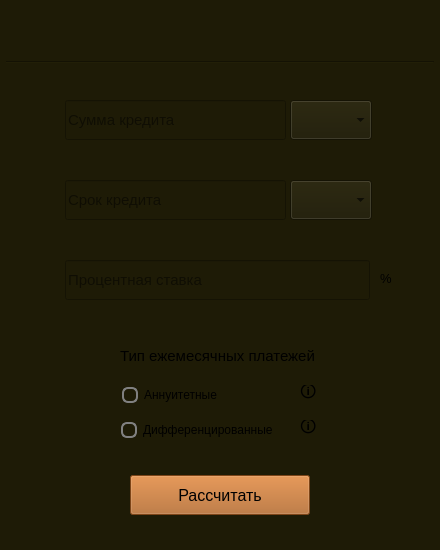
<?xml version="1.0" encoding="UTF-8"?>
<ui version="4.0">
 <class>s21_credit</class>
 <widget class="QMainWindow" name="s21_credit">
  <property name="geometry">
   <rect>
    <x>0</x>
    <y>0</y>
    <width>440</width>
    <height>550</height>
   </rect>
  </property>
  <property name="minimumSize">
   <size>
    <width>440</width>
    <height>550</height>
   </size>
  </property>
  <property name="maximumSize">
   <size>
    <width>440</width>
    <height>550</height>
   </size>
  </property>
  <property name="windowTitle">
   <string>Calculator (by kossadda)</string>
  </property>
  <property name="windowIcon">
   <iconset theme="accessories-calculator"/>
  </property>
  <property name="windowOpacity">
   <double>0.975000000000000</double>
  </property>
  <widget class="QWidget" name="centralwidget">
   <property name="minimumSize">
    <size>
     <width>440</width>
     <height>550</height>
    </size>
   </property>
   <property name="maximumSize">
    <size>
     <width>440</width>
     <height>550</height>
    </size>
   </property>
   <property name="styleSheet">
    <string notr="true">background-color: rgb(30, 27, 6);</string>
   </property>
   <widget class="QPushButton" name="calculate">
    <property name="geometry">
     <rect>
      <x>130</x>
      <y>475</y>
      <width>180</width>
      <height>40</height>
     </rect>
    </property>
    <property name="sizePolicy">
     <sizepolicy hsizetype="Preferred" vsizetype="Preferred">
      <horstretch>0</horstretch>
      <verstretch>0</verstretch>
     </sizepolicy>
    </property>
    <property name="minimumSize">
     <size>
      <width>0</width>
      <height>20</height>
     </size>
    </property>
    <property name="maximumSize">
     <size>
      <width>16777215</width>
      <height>40</height>
     </size>
    </property>
    <property name="font">
     <font>
      <pointsize>12</pointsize>
     </font>
    </property>
    <property name="styleSheet">
     <string notr="true">QPushButton {
    background-color: rgb(175, 97, 33);
}

QPushButton:pressed {
    background-color: rgb(50, 50, 50);
}</string>
    </property>
    <property name="text">
     <string>Рассчитать</string>
    </property>
   </widget>
   <widget class="QComboBox" name="creditBox">
    <property name="geometry">
     <rect>
      <x>6</x>
      <y>9</y>
      <width>200</width>
      <height>50</height>
     </rect>
    </property>
    <property name="sizePolicy">
     <sizepolicy hsizetype="Preferred" vsizetype="Preferred">
      <horstretch>0</horstretch>
      <verstretch>0</verstretch>
     </sizepolicy>
    </property>
    <property name="minimumSize">
     <size>
      <width>200</width>
      <height>50</height>
     </size>
    </property>
    <property name="maximumSize">
     <size>
      <width>16777215</width>
      <height>200</height>
     </size>
    </property>
    <property name="font">
     <font>
      <pointsize>15</pointsize>
      <bold>true</bold>
     </font>
    </property>
    <property name="styleSheet">
     <string notr="true">QComboBox { background-color: rgb(30, 27, 6); border: 15px; text-align: center; } QComboBox::drop-down { border: none; }</string>
    </property>
    <property name="editable">
     <bool>false</bool>
    </property>
    <property name="placeholderText">
     <string/>
    </property>
    <property name="frame">
     <bool>true</bool>
    </property>
   </widget>
   <widget class="QLineEdit" name="sum_line">
    <property name="geometry">
     <rect>
      <x>65</x>
      <y>100</y>
      <width>221</width>
      <height>40</height>
     </rect>
    </property>
    <property name="sizePolicy">
     <sizepolicy hsizetype="Expanding" vsizetype="Preferred">
      <horstretch>0</horstretch>
      <verstretch>0</verstretch>
     </sizepolicy>
    </property>
    <property name="minimumSize">
     <size>
      <width>0</width>
      <height>20</height>
     </size>
    </property>
    <property name="maximumSize">
     <size>
      <width>16777215</width>
      <height>40</height>
     </size>
    </property>
    <property name="font">
     <font>
      <pointsize>11</pointsize>
     </font>
    </property>
    <property name="placeholderText">
     <string>Сумма кредита</string>
    </property>
   </widget>
   <widget class="QComboBox" name="sum_box">
    <property name="geometry">
     <rect>
      <x>290</x>
      <y>100</y>
      <width>82</width>
      <height>40</height>
     </rect>
    </property>
    <property name="sizePolicy">
     <sizepolicy hsizetype="Preferred" vsizetype="Preferred">
      <horstretch>0</horstretch>
      <verstretch>0</verstretch>
     </sizepolicy>
    </property>
    <property name="minimumSize">
     <size>
      <width>0</width>
      <height>20</height>
     </size>
    </property>
    <property name="maximumSize">
     <size>
      <width>16777215</width>
      <height>40</height>
     </size>
    </property>
   </widget>
   <widget class="QLineEdit" name="time_line">
    <property name="geometry">
     <rect>
      <x>65</x>
      <y>180</y>
      <width>221</width>
      <height>40</height>
     </rect>
    </property>
    <property name="sizePolicy">
     <sizepolicy hsizetype="Expanding" vsizetype="Preferred">
      <horstretch>0</horstretch>
      <verstretch>0</verstretch>
     </sizepolicy>
    </property>
    <property name="minimumSize">
     <size>
      <width>0</width>
      <height>20</height>
     </size>
    </property>
    <property name="maximumSize">
     <size>
      <width>16777215</width>
      <height>40</height>
     </size>
    </property>
    <property name="font">
     <font>
      <pointsize>11</pointsize>
     </font>
    </property>
    <property name="placeholderText">
     <string>Срок кредита</string>
    </property>
   </widget>
   <widget class="QComboBox" name="time_box">
    <property name="geometry">
     <rect>
      <x>290</x>
      <y>180</y>
      <width>82</width>
      <height>40</height>
     </rect>
    </property>
    <property name="sizePolicy">
     <sizepolicy hsizetype="Preferred" vsizetype="Preferred">
      <horstretch>0</horstretch>
      <verstretch>0</verstretch>
     </sizepolicy>
    </property>
    <property name="minimumSize">
     <size>
      <width>0</width>
      <height>20</height>
     </size>
    </property>
    <property name="maximumSize">
     <size>
      <width>16777215</width>
      <height>40</height>
     </size>
    </property>
   </widget>
   <widget class="QLineEdit" name="percent_line">
    <property name="geometry">
     <rect>
      <x>65</x>
      <y>260</y>
      <width>305</width>
      <height>40</height>
     </rect>
    </property>
    <property name="minimumSize">
     <size>
      <width>0</width>
      <height>40</height>
     </size>
    </property>
    <property name="font">
     <font>
      <pointsize>11</pointsize>
     </font>
    </property>
    <property name="placeholderText">
     <string>Процентная ставка</string>
    </property>
   </widget>
   <widget class="QLabel" name="info_label_2">
    <property name="geometry">
     <rect>
      <x>380</x>
      <y>266</y>
      <width>15</width>
      <height>25</height>
     </rect>
    </property>
    <property name="sizePolicy">
     <sizepolicy hsizetype="Fixed" vsizetype="Fixed">
      <horstretch>0</horstretch>
      <verstretch>0</verstretch>
     </sizepolicy>
    </property>
    <property name="font">
     <font>
      <pointsize>10</pointsize>
     </font>
    </property>
    <property name="text">
     <string>%</string>
    </property>
   </widget>
   <widget class="QLabel" name="payment_1">
    <property name="geometry">
     <rect>
      <x>65</x>
      <y>340</y>
      <width>305</width>
      <height>31</height>
     </rect>
    </property>
    <property name="sizePolicy">
     <sizepolicy hsizetype="Preferred" vsizetype="Preferred">
      <horstretch>0</horstretch>
      <verstretch>0</verstretch>
     </sizepolicy>
    </property>
    <property name="minimumSize">
     <size>
      <width>0</width>
      <height>20</height>
     </size>
    </property>
    <property name="maximumSize">
     <size>
      <width>400</width>
      <height>400</height>
     </size>
    </property>
    <property name="font">
     <font>
      <pointsize>11</pointsize>
     </font>
    </property>
    <property name="styleSheet">
     <string notr="true">background-color: rgb(30, 27, 6);</string>
    </property>
    <property name="text">
     <string>Тип ежемесячных платежей</string>
    </property>
    <property name="alignment">
     <set>Qt::AlignCenter</set>
    </property>
   </widget>
   <widget class="QRadioButton" name="payment_type_1">
    <property name="geometry">
     <rect>
      <x>122</x>
      <y>380</y>
      <width>170</width>
      <height>30</height>
     </rect>
    </property>
    <property name="sizePolicy">
     <sizepolicy hsizetype="Minimum" vsizetype="Preferred">
      <horstretch>0</horstretch>
      <verstretch>0</verstretch>
     </sizepolicy>
    </property>
    <property name="minimumSize">
     <size>
      <width>0</width>
      <height>20</height>
     </size>
    </property>
    <property name="maximumSize">
     <size>
      <width>16777215</width>
      <height>40</height>
     </size>
    </property>
    <property name="styleSheet">
     <string notr="true">QRadioButton::indicator {
    border: 2px solid #808080;
    width: 12px;
    height: 12px;
    border-radius: 6px;
}

QRadioButton::indicator:checked {
    background-color: #ffA500;
    border: 3px solid #808080;
}
</string>
    </property>
    <property name="text">
     <string>Аннуитетные</string>
    </property>
   </widget>
   <widget class="QRadioButton" name="payment_type_2">
    <property name="geometry">
     <rect>
      <x>121</x>
      <y>415</y>
      <width>170</width>
      <height>30</height>
     </rect>
    </property>
    <property name="sizePolicy">
     <sizepolicy hsizetype="Minimum" vsizetype="Preferred">
      <horstretch>0</horstretch>
      <verstretch>0</verstretch>
     </sizepolicy>
    </property>
    <property name="minimumSize">
     <size>
      <width>0</width>
      <height>20</height>
     </size>
    </property>
    <property name="maximumSize">
     <size>
      <width>16777215</width>
      <height>40</height>
     </size>
    </property>
    <property name="styleSheet">
     <string notr="true">QRadioButton::indicator {
    border: 2px solid #808080;
    width: 12px;
    height: 12px;
    border-radius: 6px;
}

QRadioButton::indicator:checked {
    background-color: #ffA500;
    border: 3px solid #808080;
}
</string>
    </property>
    <property name="text">
     <string>Дифференцированные</string>
    </property>
   </widget>
   <widget class="Line" name="line">
    <property name="geometry">
     <rect>
      <x>6</x>
      <y>61</y>
      <width>428</width>
      <height>3</height>
     </rect>
    </property>
    <property name="orientation">
     <enum>Qt::Horizontal</enum>
    </property>
   </widget>
   <widget class="QLabel" name="info_label_3">
    <property name="geometry">
     <rect>
      <x>300</x>
      <y>385</y>
      <width>17</width>
      <height>17</height>
     </rect>
    </property>
    <property name="sizePolicy">
     <sizepolicy hsizetype="Fixed" vsizetype="Fixed">
      <horstretch>0</horstretch>
      <verstretch>0</verstretch>
     </sizepolicy>
    </property>
    <property name="font">
     <font>
      <pointsize>12</pointsize>
     </font>
    </property>
    <property name="toolTip">
     <string>&lt;html&gt;&lt;head/&gt;&lt;body&gt;&lt;p&gt;Аннуитетный платеж - вариант ежемесячного платежа по кредиту, когда размер ежемесячного платежа остаётся постоянным на всём периоде кредитования.&lt;/p&gt;&lt;/body&gt;&lt;/html&gt;</string>
    </property>
    <property name="styleSheet">
     <string notr="true">QToolTip {
	color: white;
	background-color: black;
	border: 1px solid white;
	border-radius: 15px;
}
</string>
    </property>
    <property name="text">
     <string>🛈</string>
    </property>
   </widget>
   <widget class="QLabel" name="info_label_4">
    <property name="geometry">
     <rect>
      <x>300</x>
      <y>420</y>
      <width>17</width>
      <height>17</height>
     </rect>
    </property>
    <property name="sizePolicy">
     <sizepolicy hsizetype="Fixed" vsizetype="Fixed">
      <horstretch>0</horstretch>
      <verstretch>0</verstretch>
     </sizepolicy>
    </property>
    <property name="font">
     <font>
      <pointsize>12</pointsize>
     </font>
    </property>
    <property name="toolTip">
     <string>&lt;html&gt;&lt;head/&gt;&lt;body&gt;&lt;p&gt;Дифференцированный платеж - вариант ежемесячного платежа по кредиту, когда размер ежемесячного платежа по погашению кредита постепенно уменьшается к концу периода кредитования.&lt;/p&gt;&lt;/body&gt;&lt;/html&gt;</string>
    </property>
    <property name="styleSheet">
     <string notr="true">QToolTip {
	color: white;
	background-color: black;
	border: 1px solid white;
	border-radius: 15px;
}
</string>
    </property>
    <property name="text">
     <string>🛈</string>
    </property>
   </widget>
  </widget>
 </widget>
 <resources/>
 <connections/>
</ui>
